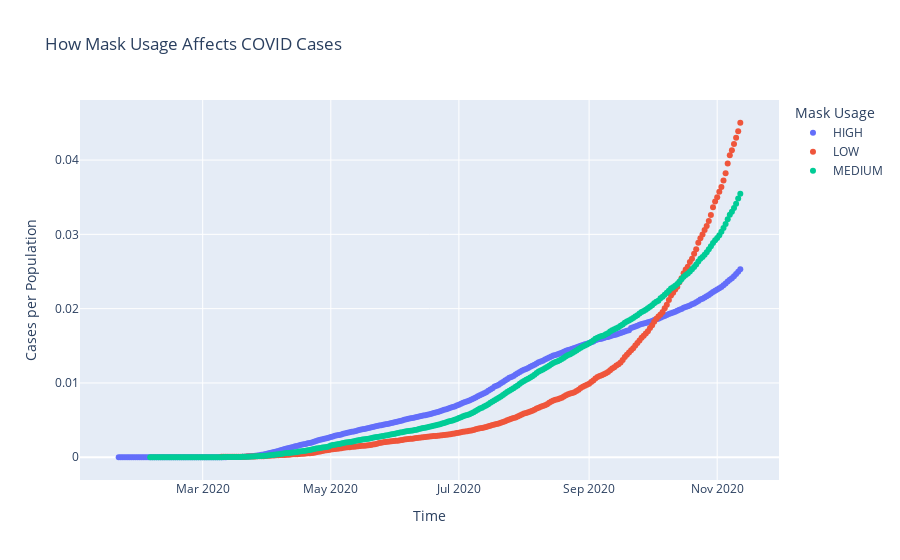

The notebook cell saved with this chart:
### Markdown cell above
### Visualizing Cases Per Population with Different Mask Usage Levels <a class="anchor" id="visual"></a>

### Code cell
# Creating a scatter plot that looks across time for cases per population (colored by mask_usage)
fig1 = px.scatter(x=mask_group['date'],y=mask_group['caseperpop'], color = mask_group['mask_usage'],
                  title = "How Mask Usage Affects COVID Cases", labels={"x":"Time", "y":"Cases per Population", "color":"Mask Usage"})
fig1.show()

### Figure 1 — Plotly figure (JSON) as saved in the notebook; plotly's stock layout.template omitted (floating-point values rounded to 4 significant figures; data arrays with more than 128 entries replaced by an {"elided": "..."} marker saying what was removed)
{"data": [{"hovertemplate": "Mask Usage=HIGH<br>Time=%{x}<br>Cases per Population=%{y}<extra></extra>", "legendgroup": "HIGH", "marker": {"color": "#636efa", "symbol": "circle"}, "mode": "markers", "name": "HIGH", "orientation": "v", "showlegend": true, "type": "scatter", "x": {"elided": "297 str values"}, "xaxis": "x", "y": {"elided": "297 float values"}, "yaxis": "y"}, {"hovertemplate": "Mask Usage=LOW<br>Time=%{x}<br>Cases per Population=%{y}<extra></extra>", "legendgroup": "LOW", "marker": {"color": "#EF553B", "symbol": "circle"}, "mode": "markers", "name": "LOW", "orientation": "v", "showlegend": true, "type": "scatter", "x": {"elided": "248 str values"}, "xaxis": "x", "y": {"elided": "248 float values"}, "yaxis": "y"}, {"hovertemplate": "Mask Usage=MEDIUM<br>Time=%{x}<br>Cases per Population=%{y}<extra></extra>", "legendgroup": "MEDIUM", "marker": {"color": "#00cc96", "symbol": "circle"}, "mode": "markers", "name": "MEDIUM", "orientation": "v", "showlegend": true, "type": "scatter", "x": {"elided": "282 str values"}, "xaxis": "x", "y": {"elided": "282 float values"}, "yaxis": "y"}], "layout": {"legend": {"title": {"text": "Mask Usage"}, "tracegroupgap": 0}, "title": {"text": "How Mask Usage Affects COVID Cases"}, "xaxis": {"anchor": "y", "domain": [0, 1], "title": {"text": "Time"}}, "yaxis": {"anchor": "x", "domain": [0, 1], "title": {"text": "Cases per Population"}}}}
